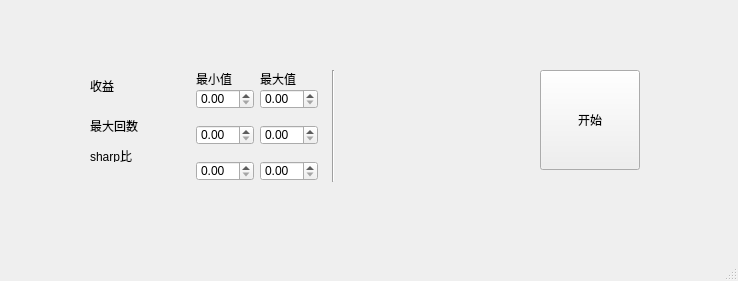
<?xml version="1.0" encoding="UTF-8"?>
<ui version="4.0">
 <class>MainWindow</class>
 <widget class="QMainWindow" name="MainWindow">
  <property name="geometry">
   <rect>
    <x>0</x>
    <y>0</y>
    <width>738</width>
    <height>281</height>
   </rect>
  </property>
  <property name="windowTitle">
   <string>MainWindow</string>
  </property>
  <widget class="QWidget" name="centralwidget">
   <widget class="QLabel" name="label_2">
    <property name="geometry">
     <rect>
      <x>90</x>
      <y>80</y>
      <width>54</width>
      <height>12</height>
     </rect>
    </property>
    <property name="text">
     <string>收益</string>
    </property>
    <property name="buddy">
     <cstring>doubleSpinBox</cstring>
    </property>
   </widget>
   <widget class="QLabel" name="label_4">
    <property name="geometry">
     <rect>
      <x>90</x>
      <y>120</y>
      <width>54</width>
      <height>12</height>
     </rect>
    </property>
    <property name="text">
     <string>最大回数</string>
    </property>
    <property name="buddy">
     <cstring>doubleSpinBox_4</cstring>
    </property>
   </widget>
   <widget class="QLabel" name="label_5">
    <property name="geometry">
     <rect>
      <x>90</x>
      <y>150</y>
      <width>54</width>
      <height>12</height>
     </rect>
    </property>
    <property name="text">
     <string>sharp比</string>
    </property>
    <property name="buddy">
     <cstring>doubleSpinBox_6</cstring>
    </property>
   </widget>
   <widget class="Line" name="line">
    <property name="geometry">
     <rect>
      <x>325</x>
      <y>70</y>
      <width>16</width>
      <height>112</height>
     </rect>
    </property>
    <property name="orientation">
     <enum>Qt::Vertical</enum>
    </property>
   </widget>
   <widget class="QPushButton" name="pushButton">
    <property name="geometry">
     <rect>
      <x>540</x>
      <y>70</y>
      <width>100</width>
      <height>100</height>
     </rect>
    </property>
    <property name="sizePolicy">
     <sizepolicy hsizetype="Preferred" vsizetype="Preferred">
      <horstretch>0</horstretch>
      <verstretch>0</verstretch>
     </sizepolicy>
    </property>
    <property name="minimumSize">
     <size>
      <width>100</width>
      <height>100</height>
     </size>
    </property>
    <property name="maximumSize">
     <size>
      <width>300</width>
      <height>300</height>
     </size>
    </property>
    <property name="text">
     <string>开始</string>
    </property>
    <property name="autoDefault">
     <bool>false</bool>
    </property>
   </widget>
   <widget class="QDoubleSpinBox" name="doubleSpinBox_5">
    <property name="geometry">
     <rect>
      <x>260</x>
      <y>161</y>
      <width>58</width>
      <height>20</height>
     </rect>
    </property>
   </widget>
   <widget class="QDoubleSpinBox" name="doubleSpinBox_6">
    <property name="geometry">
     <rect>
      <x>196</x>
      <y>161</y>
      <width>58</width>
      <height>20</height>
     </rect>
    </property>
   </widget>
   <widget class="QDoubleSpinBox" name="doubleSpinBox_2">
    <property name="geometry">
     <rect>
      <x>260</x>
      <y>89</y>
      <width>58</width>
      <height>20</height>
     </rect>
    </property>
   </widget>
   <widget class="QDoubleSpinBox" name="doubleSpinBox_4">
    <property name="geometry">
     <rect>
      <x>196</x>
      <y>125</y>
      <width>58</width>
      <height>20</height>
     </rect>
    </property>
   </widget>
   <widget class="QDoubleSpinBox" name="doubleSpinBox">
    <property name="geometry">
     <rect>
      <x>196</x>
      <y>89</y>
      <width>58</width>
      <height>20</height>
     </rect>
    </property>
   </widget>
   <widget class="QLabel" name="label">
    <property name="geometry">
     <rect>
      <x>196</x>
      <y>71</y>
      <width>36</width>
      <height>16</height>
     </rect>
    </property>
    <property name="text">
     <string>最小值</string>
    </property>
   </widget>
   <widget class="QLabel" name="label_3">
    <property name="geometry">
     <rect>
      <x>260</x>
      <y>71</y>
      <width>36</width>
      <height>16</height>
     </rect>
    </property>
    <property name="text">
     <string>最大值</string>
    </property>
   </widget>
   <widget class="QDoubleSpinBox" name="doubleSpinBox_3">
    <property name="geometry">
     <rect>
      <x>260</x>
      <y>125</y>
      <width>58</width>
      <height>20</height>
     </rect>
    </property>
   </widget>
  </widget>
  <widget class="QMenuBar" name="menubar">
   <property name="geometry">
    <rect>
     <x>0</x>
     <y>0</y>
     <width>738</width>
     <height>23</height>
    </rect>
   </property>
  </widget>
  <widget class="QStatusBar" name="statusbar"/>
 </widget>
 <tabstops>
  <tabstop>doubleSpinBox</tabstop>
  <tabstop>doubleSpinBox_2</tabstop>
  <tabstop>doubleSpinBox_4</tabstop>
  <tabstop>doubleSpinBox_3</tabstop>
  <tabstop>doubleSpinBox_6</tabstop>
  <tabstop>doubleSpinBox_5</tabstop>
  <tabstop>pushButton</tabstop>
 </tabstops>
 <resources/>
 <connections/>
</ui>
